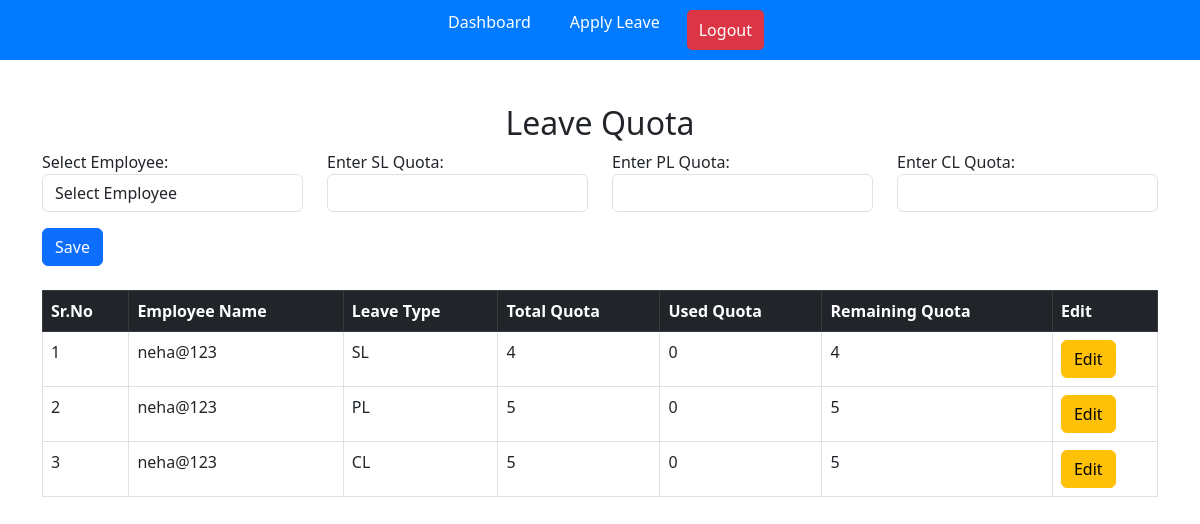
Page /leave/leave-quota/ (signed in) on the committed database.
### leaves/models.py (models this page shows, shortened)
class LeaveQuota(models.Model):
    employee = models.OneToOneField(Employee, on_delete=models.CASCADE)
    sl_quota = models.FloatField(default=0)
    pl_quota = models.FloatField(default=0)
    cl_quota = models.FloatField(default=0)

### leaves/views.py (the view, shortened to what this page needs)
# urls.py: path('leave-quota/', add_leave_quota, name='leave_quota'),
@login_required
def add_leave_quota(request):
    employees = User.objects.filter(is_staff=False)
    leave_quotas = LeaveQuota.objects.all()
    return render(request, "leave_quota.html", {"employees": employees, "leave_quotas": leave_quotas})

### leaves/templates/leave_quota.html (shortened to what this page needs)
{% extends 'base.html' %}
{% block content %}
<div class="container mt-4">
    <h2 class="text-center">Leave Quota</h2>
    <form method="POST" action="{% url 'leave_quota' %}">
        <div class="row">
            <div class="col-md-3">
                <label for="employee">Select Employee:</label>
                <select name="employee" class="form-control" required>
                    <option value="">Select Employee</option>
                </select>
            </div>
            <div class="col-md-3">
                <label for="sl_quota">Enter SL Quota:</label>
                <input type="number" name="sl_quota" class="form-control" required>
            </div>
            <div class="col-md-3">
                <label for="pl_quota">Enter PL Quota:</label>
                <input type="number" name="pl_quota" class="form-control" required>
            </div>
            <div class="col-md-3">
                <label for="cl_quota">Enter CL Quota:</label>
                <input type="number" name="cl_quota" class="form-control" required>
            </div>
        </div>
        <button type="submit" class="btn btn-primary mt-3">Save</button>
    </form>
    <table class="table table-bordered mt-4">
        <thead class="table-dark">
            <tr>
                <th>Sr.No</th>
                <th>Employee Name</th>
                <th>Leave Type</th>
                <th>Total Quota</th>
                <th>Used Quota</th>
                <th>Remaining Quota</th>
                <th>Edit</th>
            </tr>
        </thead>
        <tbody>
            {% for quota in leave_quotas %}
            <tr>
                <td>{{ forloop.counter }}</td>
                <td>{{ quota.employee.get_full_name|default:quota.employee.username }}</td>
                <td>{{ quota.leave_type }}</td>
                <td>{{ quota.total_quota }}</td>
                <td>{{ quota.used_quota }}</td>
                <td>{{ quota.remain_quota }}</td>
                <td>
                    <a href="{% url 'edit_leave' quota.id %}" class="btn btn-warning">Edit</a>
                </td>
            </tr>
            {% endfor %}
        </tbody>
    </table>
</div>
{% endblock %}

### rows in the picture
LeaveQuota: employee.get_full_name "neha@123", leave_type "SL", total_quota "4", used_quota "0", remain_quota "4"
LeaveQuota: employee.get_full_name "neha@123", leave_type "PL", total_quota "5", used_quota "0", remain_quota "5"
LeaveQuota: employee.get_full_name "neha@123", leave_type "CL", total_quota "5", used_quota "0", remain_quota "5"
